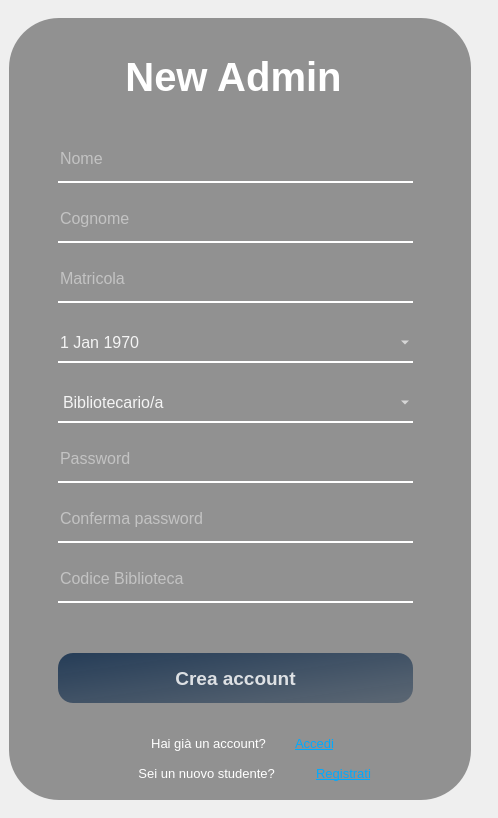
<?xml version="1.0" encoding="UTF-8"?>
<ui version="4.0">
 <class>Form</class>
 <widget class="QWidget" name="Form">
  <property name="geometry">
   <rect>
    <x>0</x>
    <y>0</y>
    <width>498</width>
    <height>818</height>
   </rect>
  </property>
  <property name="windowTitle">
   <string>Form</string>
  </property>
  <layout class="QVBoxLayout" name="verticalLayout">
   <property name="spacing">
    <number>0</number>
   </property>
   <property name="leftMargin">
    <number>0</number>
   </property>
   <property name="topMargin">
    <number>0</number>
   </property>
   <property name="rightMargin">
    <number>0</number>
   </property>
   <property name="bottomMargin">
    <number>0</number>
   </property>
   <item>
    <widget class="QWidget" name="widget_6" native="true">
     <property name="sizePolicy">
      <sizepolicy hsizetype="Maximum" vsizetype="Maximum">
       <horstretch>0</horstretch>
       <verstretch>0</verstretch>
      </sizepolicy>
     </property>
     <property name="minimumSize">
      <size>
       <width>480</width>
       <height>800</height>
      </size>
     </property>
     <property name="maximumSize">
      <size>
       <width>480</width>
       <height>800</height>
      </size>
     </property>
     <property name="styleSheet">
      <string notr="true">border-image: url(View/Amministratore/Resources/sfondo.png);
border-radius: 50px;</string>
     </property>
     <layout class="QHBoxLayout" name="horizontalLayout_4">
      <property name="topMargin">
       <number>9</number>
      </property>
      <item>
       <widget class="QWidget" name="widget_7" native="true">
        <property name="styleSheet">
         <string notr="true">background-color: rgba(0, 0, 0, 100);
border-image: None;</string>
        </property>
        <layout class="QVBoxLayout" name="verticalLayout_7">
         <item alignment="Qt::AlignTop">
          <widget class="QWidget" name="header_3" native="true">
           <property name="minimumSize">
            <size>
             <width>0</width>
             <height>80</height>
            </size>
           </property>
           <property name="styleSheet">
            <string notr="true">background-color: None;</string>
           </property>
           <widget class="QLabel" name="head_3">
            <property name="geometry">
             <rect>
              <x>-10</x>
              <y>20</y>
              <width>451</width>
              <height>60</height>
             </rect>
            </property>
            <property name="sizePolicy">
             <sizepolicy hsizetype="Expanding" vsizetype="Expanding">
              <horstretch>0</horstretch>
              <verstretch>0</verstretch>
             </sizepolicy>
            </property>
            <property name="minimumSize">
             <size>
              <width>162</width>
              <height>60</height>
             </size>
            </property>
            <property name="font">
             <font>
              <pointsize>30</pointsize>
              <weight>75</weight>
              <bold>true</bold>
             </font>
            </property>
            <property name="styleSheet">
             <string notr="true">color: rgb(255, 255, 255);</string>
            </property>
            <property name="text">
             <string>New Admin</string>
            </property>
            <property name="alignment">
             <set>Qt::AlignCenter</set>
            </property>
           </widget>
          </widget>
         </item>
         <item>
          <widget class="QWidget" name="body_3" native="true">
           <property name="sizePolicy">
            <sizepolicy hsizetype="Preferred" vsizetype="Expanding">
             <horstretch>0</horstretch>
             <verstretch>0</verstretch>
            </sizepolicy>
           </property>
           <property name="styleSheet">
            <string notr="true">background-color: None;</string>
           </property>
           <widget class="QLineEdit" name="nome_input_2">
            <property name="geometry">
             <rect>
              <x>40</x>
              <y>30</y>
              <width>355</width>
              <height>40</height>
             </rect>
            </property>
            <property name="sizePolicy">
             <sizepolicy hsizetype="Maximum" vsizetype="Fixed">
              <horstretch>0</horstretch>
              <verstretch>0</verstretch>
             </sizepolicy>
            </property>
            <property name="font">
             <font>
              <pointsize>12</pointsize>
             </font>
            </property>
            <property name="styleSheet">
             <string notr="true">background-color: rgba(0,0,0,0);
border: None;
border-bottom: 2px solid rgb(255, 255, 255);
color: rgba(255, 255, 255, 230);
padding-bottom: 7px;</string>
            </property>
            <property name="text">
             <string/>
            </property>
            <property name="placeholderText">
             <string>Nome</string>
            </property>
           </widget>
           <widget class="QLineEdit" name="cognome_input_2">
            <property name="geometry">
             <rect>
              <x>40</x>
              <y>90</y>
              <width>355</width>
              <height>40</height>
             </rect>
            </property>
            <property name="sizePolicy">
             <sizepolicy hsizetype="Maximum" vsizetype="Fixed">
              <horstretch>0</horstretch>
              <verstretch>0</verstretch>
             </sizepolicy>
            </property>
            <property name="font">
             <font>
              <pointsize>12</pointsize>
             </font>
            </property>
            <property name="styleSheet">
             <string notr="true">background-color: rgba(0,0,0,0);
border: None;
border-bottom: 2px solid rgb(255, 255, 255);
color: rgba(255, 255, 255, 230);
padding-bottom: 7px;</string>
            </property>
            <property name="placeholderText">
             <string>Cognome</string>
            </property>
           </widget>
           <widget class="QPushButton" name="creaAccountAmministratoreButton">
            <property name="geometry">
             <rect>
              <x>40</x>
              <y>540</y>
              <width>355</width>
              <height>50</height>
             </rect>
            </property>
            <property name="font">
             <font>
              <pointsize>14</pointsize>
              <weight>75</weight>
              <bold>true</bold>
              <kerning>true</kerning>
             </font>
            </property>
            <property name="styleSheet">
             <string notr="true">QPushButton#creaAccountAmministratoreButton {
	background-color: qlineargradient(spread:pad, x1:0, y1:0, x2:1, y2:1, stop:0 rgba(20, 47, 78, 219), stop:1 rgba(85, 98, 112, 226));
	color:rgba(255, 255, 255, 210);
	border-radius: 15px;
}
QPushButton#creaAccountAmministratoreButton:hover {
	background-color: qlineargradient(spread:pad, x1:0, y1:0, x2:1, y2:1, stop:0 rgba(40, 67, 98, 219), stop:1 rgba(105, 118, 132, 226));
}
QPushButton#creaAccountAmministratoreButton:pressed {
	background-color: rgba(105,118,132,200);
	padding-left: 5px;
	padding-top: 5px;
}</string>
            </property>
            <property name="text">
             <string>Crea account</string>
            </property>
            <property name="shortcut">
             <string/>
            </property>
            <property name="autoDefault">
             <bool>false</bool>
            </property>
            <property name="flat">
             <bool>false</bool>
            </property>
           </widget>
           <widget class="QLabel" name="info_label_2">
            <property name="geometry">
             <rect>
              <x>15</x>
              <y>620</y>
              <width>351</width>
              <height>20</height>
             </rect>
            </property>
            <property name="font">
             <font>
              <pointsize>10</pointsize>
             </font>
            </property>
            <property name="styleSheet">
             <string notr="true">color: rgb(255, 255, 255);</string>
            </property>
            <property name="text">
             <string>Hai già un account?</string>
            </property>
            <property name="alignment">
             <set>Qt::AlignCenter</set>
            </property>
           </widget>
           <widget class="QPushButton" name="accediButton_2">
            <property name="geometry">
             <rect>
              <x>250</x>
              <y>620</y>
              <width>93</width>
              <height>20</height>
             </rect>
            </property>
            <property name="font">
             <font>
              <pointsize>10</pointsize>
              <weight>50</weight>
              <bold>false</bold>
              <underline>true</underline>
             </font>
            </property>
            <property name="styleSheet">
             <string notr="true">QPushButton#accediButton_2{
	color: rgb(0, 170, 255);
}
QPushButton#accediButton_2:pressed{
	color: rgb(0, 86, 129);
}
</string>
            </property>
            <property name="text">
             <string>Accedi</string>
            </property>
           </widget>
           <widget class="QLineEdit" name="codiceConferma_input">
            <property name="geometry">
             <rect>
              <x>40</x>
              <y>450</y>
              <width>355</width>
              <height>40</height>
             </rect>
            </property>
            <property name="sizePolicy">
             <sizepolicy hsizetype="Maximum" vsizetype="Fixed">
              <horstretch>0</horstretch>
              <verstretch>0</verstretch>
             </sizepolicy>
            </property>
            <property name="font">
             <font>
              <pointsize>12</pointsize>
             </font>
            </property>
            <property name="styleSheet">
             <string notr="true">background-color: rgba(0,0,0,0);
border: None;
border-bottom: 2px solid rgb(255, 255, 255);
color: rgba(255, 255, 255, 230);
padding-bottom: 7px;</string>
            </property>
            <property name="maxLength">
             <number>32</number>
            </property>
            <property name="echoMode">
             <enum>QLineEdit::Password</enum>
            </property>
            <property name="dragEnabled">
             <bool>false</bool>
            </property>
            <property name="placeholderText">
             <string>Codice Biblioteca</string>
            </property>
            <property name="cursorMoveStyle">
             <enum>Qt::VisualMoveStyle</enum>
            </property>
            <property name="clearButtonEnabled">
             <bool>true</bool>
            </property>
           </widget>
           <widget class="QLineEdit" name="matricola_input_2">
            <property name="geometry">
             <rect>
              <x>40</x>
              <y>150</y>
              <width>355</width>
              <height>40</height>
             </rect>
            </property>
            <property name="sizePolicy">
             <sizepolicy hsizetype="Maximum" vsizetype="Fixed">
              <horstretch>0</horstretch>
              <verstretch>0</verstretch>
             </sizepolicy>
            </property>
            <property name="font">
             <font>
              <pointsize>12</pointsize>
             </font>
            </property>
            <property name="styleSheet">
             <string notr="true">background-color: rgba(0,0,0,0);
border: None;
border-bottom: 2px solid rgb(255, 255, 255);
color: rgba(255, 255, 255, 230);
padding-bottom: 7px;</string>
            </property>
            <property name="placeholderText">
             <string>Matricola</string>
            </property>
           </widget>
           <widget class="QLineEdit" name="conferma_password_input_2">
            <property name="geometry">
             <rect>
              <x>40</x>
              <y>390</y>
              <width>355</width>
              <height>40</height>
             </rect>
            </property>
            <property name="sizePolicy">
             <sizepolicy hsizetype="Maximum" vsizetype="Fixed">
              <horstretch>0</horstretch>
              <verstretch>0</verstretch>
             </sizepolicy>
            </property>
            <property name="font">
             <font>
              <pointsize>12</pointsize>
             </font>
            </property>
            <property name="styleSheet">
             <string notr="true">background-color: rgba(0,0,0,0);
border: None;
border-bottom: 2px solid rgb(255, 255, 255);
color: rgba(255, 255, 255, 230);
padding-bottom: 7px;</string>
            </property>
            <property name="maxLength">
             <number>32</number>
            </property>
            <property name="echoMode">
             <enum>QLineEdit::Password</enum>
            </property>
            <property name="dragEnabled">
             <bool>true</bool>
            </property>
            <property name="placeholderText">
             <string>Conferma password</string>
            </property>
            <property name="clearButtonEnabled">
             <bool>true</bool>
            </property>
           </widget>
           <widget class="QLabel" name="error_label_2">
            <property name="geometry">
             <rect>
              <x>40</x>
              <y>10</y>
              <width>355</width>
              <height>20</height>
             </rect>
            </property>
            <property name="font">
             <font>
              <pointsize>10</pointsize>
              <italic>true</italic>
             </font>
            </property>
            <property name="styleSheet">
             <string notr="true">color: rgb(185, 0, 0);</string>
            </property>
            <property name="text">
             <string/>
            </property>
            <property name="alignment">
             <set>Qt::AlignCenter</set>
            </property>
            <property name="wordWrap">
             <bool>true</bool>
            </property>
           </widget>
           <widget class="QWidget" name="widget_8" native="true">
            <property name="geometry">
             <rect>
              <x>40</x>
              <y>210</y>
              <width>355</width>
              <height>40</height>
             </rect>
            </property>
            <property name="sizePolicy">
             <sizepolicy hsizetype="Preferred" vsizetype="Fixed">
              <horstretch>0</horstretch>
              <verstretch>0</verstretch>
             </sizepolicy>
            </property>
            <property name="styleSheet">
             <string notr="true">
border: None;
border-bottom: 2px solid rgb(255, 255, 255);
color: rgba(255, 255, 255, 230);
</string>
            </property>
            <layout class="QVBoxLayout" name="verticalLayout_8">
             <property name="spacing">
              <number>0</number>
             </property>
             <property name="leftMargin">
              <number>0</number>
             </property>
             <property name="topMargin">
              <number>0</number>
             </property>
             <property name="rightMargin">
              <number>0</number>
             </property>
             <property name="bottomMargin">
              <number>0</number>
             </property>
             <item>
              <widget class="QDateEdit" name="dataDiNascitaInput_2">
               <property name="font">
                <font>
                 <pointsize>12</pointsize>
                 <weight>50</weight>
                 <bold>false</bold>
                </font>
               </property>
               <property name="styleSheet">
                <string notr="true">background-color: rgba(0,0,0,0);
border: None;
border-radius:None;
color: rgba(255, 255, 255, 230);
</string>
               </property>
               <property name="specialValueText">
                <string/>
               </property>
               <property name="maximumDate">
                <date>
                 <year>2004</year>
                 <month>4</month>
                 <day>20</day>
                </date>
               </property>
               <property name="minimumDate">
                <date>
                 <year>1970</year>
                 <month>1</month>
                 <day>1</day>
                </date>
               </property>
               <property name="calendarPopup">
                <bool>true</bool>
               </property>
               <property name="date">
                <date>
                 <year>1970</year>
                 <month>1</month>
                 <day>1</day>
                </date>
               </property>
              </widget>
             </item>
            </layout>
           </widget>
           <widget class="QLabel" name="infoLabel_4">
            <property name="geometry">
             <rect>
              <x>15</x>
              <y>650</y>
              <width>351</width>
              <height>20</height>
             </rect>
            </property>
            <property name="font">
             <font>
              <pointsize>10</pointsize>
             </font>
            </property>
            <property name="styleSheet">
             <string notr="true">color: rgb(255, 255, 255);</string>
            </property>
            <property name="text">
             <string>Sei un nuovo studente? </string>
            </property>
            <property name="alignment">
             <set>Qt::AlignCenter</set>
            </property>
           </widget>
           <widget class="QPushButton" name="registrazioneStudenteButton_2">
            <property name="geometry">
             <rect>
              <x>280</x>
              <y>650</y>
              <width>91</width>
              <height>21</height>
             </rect>
            </property>
            <property name="font">
             <font>
              <pointsize>10</pointsize>
              <weight>50</weight>
              <bold>false</bold>
              <underline>true</underline>
             </font>
            </property>
            <property name="styleSheet">
             <string notr="true">QPushButton#registrazioneStudenteButton_2{
	color: rgb(0, 170, 255);
}
QPushButton#registrazioneStudenteButton_2:pressed{	
	color: rgb(0, 86, 129);
}
</string>
            </property>
            <property name="text">
             <string>Registrati</string>
            </property>
           </widget>
           <widget class="QLineEdit" name="password_input_2">
            <property name="geometry">
             <rect>
              <x>40</x>
              <y>330</y>
              <width>355</width>
              <height>40</height>
             </rect>
            </property>
            <property name="sizePolicy">
             <sizepolicy hsizetype="Maximum" vsizetype="Fixed">
              <horstretch>0</horstretch>
              <verstretch>0</verstretch>
             </sizepolicy>
            </property>
            <property name="font">
             <font>
              <pointsize>12</pointsize>
             </font>
            </property>
            <property name="styleSheet">
             <string notr="true">background-color: rgba(0,0,0,0);
border: None;
border-bottom: 2px solid rgb(255, 255, 255);
color: rgba(255, 255, 255, 230);
padding-bottom: 7px;</string>
            </property>
            <property name="maxLength">
             <number>32</number>
            </property>
            <property name="echoMode">
             <enum>QLineEdit::Password</enum>
            </property>
            <property name="dragEnabled">
             <bool>false</bool>
            </property>
            <property name="placeholderText">
             <string>Password</string>
            </property>
            <property name="cursorMoveStyle">
             <enum>Qt::VisualMoveStyle</enum>
            </property>
            <property name="clearButtonEnabled">
             <bool>true</bool>
            </property>
           </widget>
           <widget class="QWidget" name="widget_9" native="true">
            <property name="geometry">
             <rect>
              <x>40</x>
              <y>270</y>
              <width>355</width>
              <height>40</height>
             </rect>
            </property>
            <property name="sizePolicy">
             <sizepolicy hsizetype="Preferred" vsizetype="Fixed">
              <horstretch>0</horstretch>
              <verstretch>0</verstretch>
             </sizepolicy>
            </property>
            <property name="styleSheet">
             <string notr="true">
border: None;
border-bottom: 2px solid rgb(255, 255, 255);
color: rgba(255, 255, 255, 230);
</string>
            </property>
            <layout class="QVBoxLayout" name="verticalLayout_9">
             <property name="spacing">
              <number>0</number>
             </property>
             <property name="leftMargin">
              <number>0</number>
             </property>
             <property name="topMargin">
              <number>0</number>
             </property>
             <property name="rightMargin">
              <number>0</number>
             </property>
             <property name="bottomMargin">
              <number>0</number>
             </property>
             <item>
              <widget class="QComboBox" name="ruolo_input">
               <property name="sizePolicy">
                <sizepolicy hsizetype="Minimum" vsizetype="Fixed">
                 <horstretch>0</horstretch>
                 <verstretch>0</verstretch>
                </sizepolicy>
               </property>
               <property name="font">
                <font>
                 <pointsize>12</pointsize>
                </font>
               </property>
               <property name="styleSheet">
                <string notr="true">background-color: rgba(0,0,0,0);
border: None;
border-radius:None;
color: rgba(255, 255, 255, 230);
</string>
               </property>
               <property name="currentText">
                <string notr="true">Bibliotecario/a</string>
               </property>
               <property name="duplicatesEnabled">
                <bool>false</bool>
               </property>
               <property name="frame">
                <bool>true</bool>
               </property>
               <item>
                <property name="text">
                 <string>Bibliotecario/a</string>
                </property>
               </item>
               <item>
                <property name="text">
                 <string>Assistente</string>
                </property>
               </item>
               <item>
                <property name="text">
                 <string>Archivista</string>
                </property>
               </item>
              </widget>
             </item>
            </layout>
           </widget>
          </widget>
         </item>
        </layout>
       </widget>
      </item>
     </layout>
    </widget>
   </item>
  </layout>
 </widget>
 <resources/>
 <connections/>
</ui>
